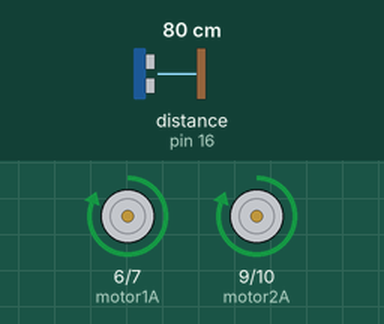
This sketch was run on a simulated Arduino Uno, built with avr-gcc and run on an emulated ATmega328P. Parts: motor-driver pin pairs drawn as motors (green arrow = first pin HIGH = forward, orange = second pin HIGH = backward, longer = more drive). Wiring (inferred from the names in the program): ultrasonic range finder: trigger pin 17; echo pin 16. Inputs (shaded band) come from the test bench; at power-on: distance to the obstacle (sensor on pin 16) 80 cm. The echo pulse lasts 58.3 µs per cm.

Above: at 1.8 s.
1.9 s: distance to the obstacle (sensor on pin 16) set to 38 cm
6.0 s: distance to the obstacle (sensor on pin 16) set to 32 cm
At 8.0 s:
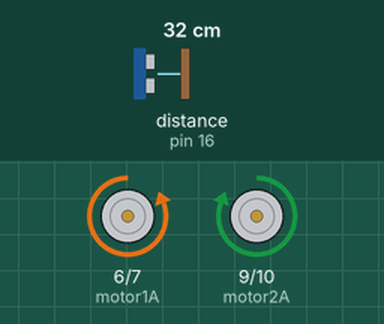
10.1 s: distance to the obstacle (sensor on pin 16) set to 35 cm
At 10.6 s:
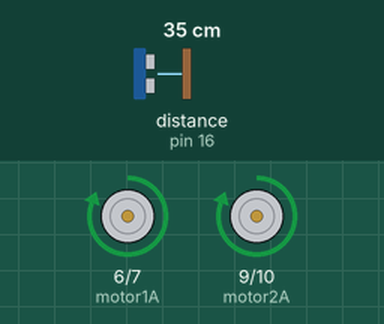
14.2 s: distance to the obstacle (sensor on pin 16) set to 2 cm
At 17.1 s:
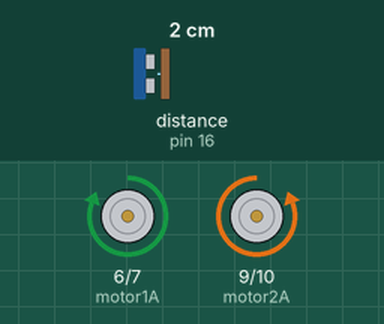
Timing chart, 0 to 19.3 s (numbered marks = the images above; inputs shaded):
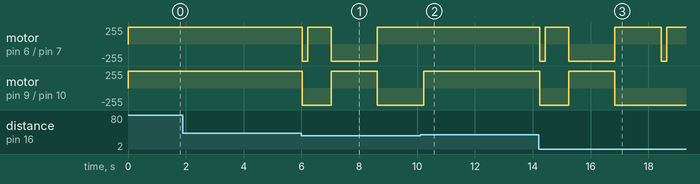

The sketch:

Roomba_Roamer_ultrasonic.ino
```cpp
/*****************************************
Robotics-Roomba Roamer controls 2 wheel robot
Demonstrates the Roomba and ultrasonic distance sensing

The sequence of commands:
  Check for collision?
  if not: forward
  else: back up,
    turn right, stop, check distance
    turn left, stop, check distance
    if right distance was better turn right

echo is on pin 16 (A2)
trigger is on pin 17 (A3)

Written by Bob Davis January 2014
****************************************/

int motor1A =6;
int motor1B =7;
int motor2A =9;
int motor2B =10;
#define echoPin 16
#define trigPin 17
int distance=10;
int distanceR=10;
int distanceL=10;

void setup() {
//  Serial.begin(9600);
  pinMode(motor1A, OUTPUT);
  pinMode(motor1B, OUTPUT);
  pinMode(motor2A, OUTPUT);
  pinMode(motor2B, OUTPUT);
  pinMode(trigPin, OUTPUT);
  pinMode(echoPin, INPUT);
}

void loop() {
// Wait for the switch to start demo
// Used for debugging the sketch
// while (analogRead(A0) > 10){}

// Stop all motors
  digitalWrite(motor1A, HIGH);
  digitalWrite (motor1B, HIGH);
  digitalWrite(motor2A, HIGH);
  digitalWrite (motor2B, HIGH);
// send out ultrasonic ping
  digitalWrite(trigPin, LOW);
  delayMicroseconds(2);
  digitalWrite(trigPin, HIGH);
  delayMicroseconds(10);
  digitalWrite(trigPin, LOW);
// Wait for response back
  distance=pulseIn(echoPin, HIGH);

  if (distance > 2000){
// Run straight forward
    digitalWrite(motor1A, HIGH);
    digitalWrite (motor1B, LOW);
    digitalWrite(motor2A, HIGH);
    digitalWrite (motor2B, LOW);
    delay(1000);
    }
  else {
// Back up a little
    digitalWrite(motor1A, LOW);
    digitalWrite (motor1B, HIGH);
    digitalWrite(motor2A, LOW);
    digitalWrite (motor2B, HIGH);
    delay(200);
// Turn right
    digitalWrite(motor1A, HIGH);
    digitalWrite (motor1B, LOW);
    digitalWrite(motor2A, LOW);
    digitalWrite (motor2B, HIGH);
    delay(800);
// Stop all motors
    digitalWrite(motor1A, HIGH);
    digitalWrite (motor1B, HIGH);
    digitalWrite(motor2A, HIGH);
    digitalWrite (motor2B, HIGH);
// send out ultrasonic ping to check distance
    digitalWrite(trigPin, LOW);
    delayMicroseconds(2);
    digitalWrite(trigPin, HIGH);
    delayMicroseconds(10);
    digitalWrite(trigPin, LOW);
// Wait for response back
    distanceR=pulseIn(echoPin, HIGH);
// Turn left
    digitalWrite(motor1A, LOW);
    digitalWrite (motor1B, HIGH);
    digitalWrite(motor2A, HIGH);
    digitalWrite (motor2B, LOW);
    delay(1600);
// Stop all motors
    digitalWrite(motor1A, HIGH);
    digitalWrite (motor1B, HIGH);
    digitalWrite(motor2A, HIGH);
    digitalWrite (motor2B, HIGH);
// send out ultrasonic ping to check distance
    digitalWrite(trigPin, LOW);
    delayMicroseconds(2);
    digitalWrite(trigPin, HIGH);
    delayMicroseconds(10);
    digitalWrite(trigPin, LOW);
// Wait for response back
    distanceL=pulseIn(echoPin, HIGH);
    if (distanceL < distanceR){
// Go back to the right
    digitalWrite(motor1A, HIGH);
    digitalWrite (motor1B, LOW);
    digitalWrite(motor2A, LOW);
    digitalWrite (motor2B, HIGH);
    delay(1600);
    }
  }
}
```

Measured:
- the behaviour switches between 35 and 34 cm on distance to the obstacle (sensor on pin 16) (found by bisection; images 0 and 1)
- after the input at 10.1 s, motor on pin 6 (motor1A) / pin 7 (motor1B): stays forward 255/255 (without the input it goes to backward 255/255 after 0.13 s)
